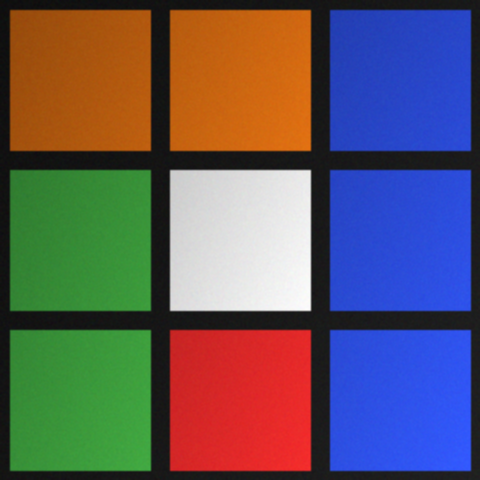
#> input picture code/backend/tools/test_faces/1_U.png, 480 x 480 px, given in place of the camera
$ python detect.py   (older library calls are emulated)
#> lines starting #> are read from the running program, lines starting #| are printed output that depends on the picture; after the words box and inside, x2 and y2 are one past the last pixel; in counts of white or black regions, pixels touching at a corner belong together
#> further down, frame is the input picture: shape (480, 480, 3); mean B, G, R 96, 88.6, 96.6
"""
OpenCV cube recognition (FR-04, FR-06a, FR-17).

Turns six face photos into the canonical 54-char COLOUR-letter facelet string
the rest of the backend agrees on (see app/cube/constants.py: colours "wroygb",
face order URFDLB, sticker index = face*9 + row*3 + col).

Design (build guide §7):
  - crop 9 cells at fixed offsets inside the guide box
  - median colour of the middle ~50% of each cell (edges catch shadow)
  - FR-17: the six CENTRE cubelets are the reference. Every sticker is classified
    by nearest centre, not by hardcoded HSV ranges — that is what makes it robust
    to lighting. White is the special case: low saturation, not a hue, so it is
    tested first.

The bar is not perfection: the scan only has to be right enough that correcting
it in the 2D net is faster than typing all 54 stickers by hand.
"""

import cv2
import numpy as np

# --- Tunable thresholds (one place) -----------------------------------------
CELL_INNER = 0.5        # fraction of each cell sampled (middle 50%), edges dropped
WHITE_SAT_MAX = 55      # HSV saturation below this => treat sticker as white
RED_HUE_WRAP = 140      # OpenCV hue >= this is the red that wrapped past 179
BLUR_VAR_MIN = 100.0    # variance-of-Laplacian below this => blurry (FR-04)
DARK_V_MAX = 55.0       # mean HSV value below this => too dark (FR-04)

# canonical labels assigned to the five saturated centres, in ascending hue order
_HUE_ORDERED_LETTERS = ("r", "o", "y", "g", "b")  # red orange yellow green blue


def _decode(image_bytes: bytes) -> np.ndarray:
    """Decode encoded image bytes to a BGR array, or raise ValueError."""
    arr = np.frombuffer(image_bytes, np.uint8)
    img = cv2.imdecode(arr, cv2.IMREAD_COLOR)
    if img is None:
        raise ValueError("could not decode image")
    h, w = img.shape[:2]
#> h = 480; w = 480
    if h > 8192 or w > 8192:
        raise ValueError(f"image dimensions {w}x{h} exceed maximum limit")
    if h > 2048 or w > 2048:
        scale = min(2048 / h, 2048 / w)
        new_w, new_h = max(1, int(w * scale)), max(1, int(h * scale))
        img = cv2.resize(img, (new_w, new_h), interpolation=cv2.INTER_AREA)
    return img


def _to_hsv(bgr) -> tuple:
    px = np.uint8([[np.clip(bgr, 0, 255)]])
    h, s, v = cv2.cvtColor(px, cv2.COLOR_BGR2HSV)[0][0]
    return int(h), int(s), int(v)


def _to_lab(bgr) -> np.ndarray:
    px = np.uint8([[np.clip(bgr, 0, 255)]])
    return cv2.cvtColor(px, cv2.COLOR_BGR2LAB)[0][0].astype(float)


def sample_face(image: bytes | np.ndarray) -> list:
    """Return 9 median BGR samples (row-major) from a single face image.

    Splits the frame into a 3x3 grid and takes the median colour of the middle
    ~50% of each cell so shadows and bevels at the cell edges are ignored.
    """
    img = _decode(image) if isinstance(image, (bytes, bytearray)) else image
    h, w = img.shape[:2]
#> h = 480; w = 480
    ch, cw = h // 3, w // 3
#> ch = 160; cw = 160
    margin = (1 - CELL_INNER) / 2
    samples = []
    for row in range(3):
        for col in range(3):
            y0, x0 = row * ch, col * cw
            iy0, iy1 = y0 + int(ch * margin), y0 + int(ch * (1 - margin))
            ix0, ix1 = x0 + int(cw * margin), x0 + int(cw * (1 - margin))
            cell = img[iy0:max(iy1, iy0 + 1), ix0:max(ix1, ix0 + 1)]
            samples.append(np.median(cell.reshape(-1, 3), axis=0))
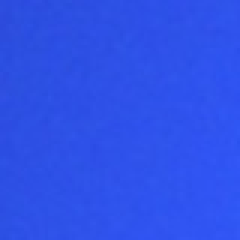
#> cell: shape (80, 80, 3) (shown 3 times larger); mean B, G, R 233.4, 81.5, 46.3
#> after the loop, samples = [[14, 85, 170], [16, 101, 203], [196, 68, 39], [54, 139, 54], [226, 227, 226], [215, 75, 43], [59, 151, 58], [40, 40, 221], [233, 82, 46]]
    return samples


def _label_centres(centre_bgrs: list) -> tuple:
    """Map the 6 centre samples to 6 distinct colour letters (FR-17).

    White is whichever centre has the lowest saturation; the remaining five are
    labelled r/o/y/g/b by ascending hue. Positional assignment guarantees six
    distinct letters even under odd lighting, which is all the solver needs.
    Returns (letters_per_face, white_letter).
    """
    hsvs = [_to_hsv(b) for b in centre_bgrs]
    white_idx = min(range(6), key=lambda i: hsvs[i][1])  # lowest saturation

    def adj_hue(i):
        h = hsvs[i][0]
        return h - 180 if h >= RED_HUE_WRAP else h  # unwrap red past 179

    others = sorted((i for i in range(6) if i != white_idx), key=adj_hue)
    letters = [None] * 6
    letters[white_idx] = "w"
    for letter, idx in zip(_HUE_ORDERED_LETTERS, others):
        letters[idx] = letter
    return letters, "w"


def _classify(bgr, refs: list, white_letter: str) -> str:
    """Nearest-centre classification with a low-saturation white short-circuit."""
    _, s, _ = _to_hsv(bgr)
    if s < WHITE_SAT_MAX:
        return white_letter
    lab = _to_lab(bgr)
    return min(refs, key=lambda r: np.linalg.norm(lab - r[1]))[0]


def detect_facelets(images: list) -> str:
    """Detect the 54-char canonical facelet string from six face images.

    `images` is six encoded images (bytes) in URFDLB order. Raises ValueError if
    the count is wrong or any image cannot be decoded.
    """
    if len(images) != 6:
        raise ValueError(f"expected 6 face images, got {len(images)}")

    faces = [sample_face(b) for b in images]           # 6 x 9 median BGR samples
#> faces = 6 items
    centre_bgrs = [faces[f][4] for f in range(6)]      # local index 4 == centre
#> centre_bgrs = [[226, 227, 226], [226, 227, 226], [226, 227, 226], [226, 227, 226], [226, 227, 226], [226, 227, 226]]
    centre_letters = ("w", "r", "g", "y", "o", "b")
    refs = [(centre_letters[f], _to_lab(centre_bgrs[f])) for f in range(6)]
#> in _to_lab, `px = np.uint8([[np.clip(bgr, 0, 255)]])`: px = [[226, 227, 226]]
#> refs = [('w', [230, 128, 128]), ('r', [230, 128, 128]), ('g', [230, 128, 128]), ('y', [230, 128, 128]), ('o', [230, 128, 128]), ('b', [230, 128, 128])]

    out = []
    for f in range(6):
        for i in range(9):
            out.append(_classify(faces[f][i], refs, "w"))
#> after the loop, out = 54 items, first 6: 'w', 'w', 'w', 'w', 'w', 'w'
    return "".join(out)


def assess_quality(image: bytes | np.ndarray) -> dict:
    """Cheap per-face capture checks for FR-04 (prompt retake on bad frames)."""
    try:
        img = _decode(image) if isinstance(image, (bytes, bytearray)) else image
    except ValueError:
        return {"blurry": True, "dark": True}
    gray = cv2.cvtColor(img, cv2.COLOR_BGR2GRAY)
    blur_var = float(cv2.Laplacian(gray, cv2.CV_64F).var())
    mean_v = float(cv2.cvtColor(img, cv2.COLOR_BGR2HSV)[:, :, 2].mean())
    return {"blurry": blur_var < BLUR_VAR_MIN, "dark": mean_v < DARK_V_MAX}


if __name__ == "__main__":
    # Dev-only webcam preview: shows the detected colour letters over the feed.
    # Not used by the API; kept for manual tuning of the thresholds above.
    cap = cv2.VideoCapture(0)
    print("Camera active. Press 'q' to exit.")
    while True:
        ok, frame = cap.read()
        if not ok:
            break
        _, enc = cv2.imencode(".jpg", frame)
        try:
            single = detect_facelets([enc.tobytes()] * 6)[:9]
#> single = 'wwwwwwwww'
        except ValueError:
            single = "?" * 9
        for i, label in enumerate(single):
            r, c = divmod(i, 3)
            x, y = c * (frame.shape[1] // 3) + 40, r * (frame.shape[0] // 3) + 80
            cv2.putText(frame, label, (x, y), cv2.FONT_HERSHEY_SIMPLEX, 1.5, (0, 255, 0), 3)
#> this loop made 9 passes
#> (r, c, x, y) on passes 1 to 9: (0, 0, 40, 80), (0, 1, 200, 80), (0, 2, 360, 80), (1, 0, 40, 240), (1, 1, 200, 240), (1, 2, 360, 240), (2, 0, 40, 400), (2, 1, 200, 400), (2, 2, 360, 400)
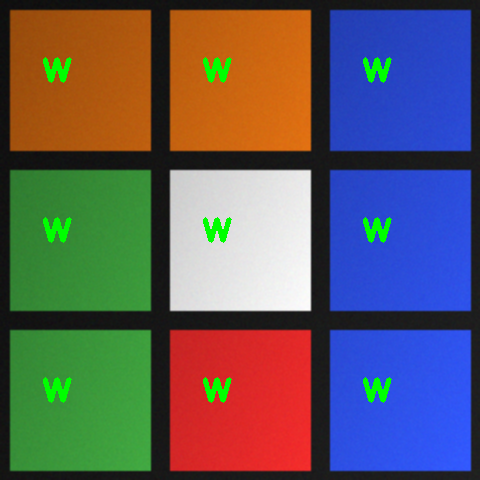
#> frame: shape (480, 480, 3); 1.64% of pixels changed, all inside (x1, y1, x2, y2) = (43, 57, 392, 403)
        cv2.imshow("Rubik Cube Vision", frame)
        if cv2.waitKey(1) & 0xFF == ord("q"):
#> (key q is pressed here)
            break
    cap.release()
    cv2.destroyAllWindows()
